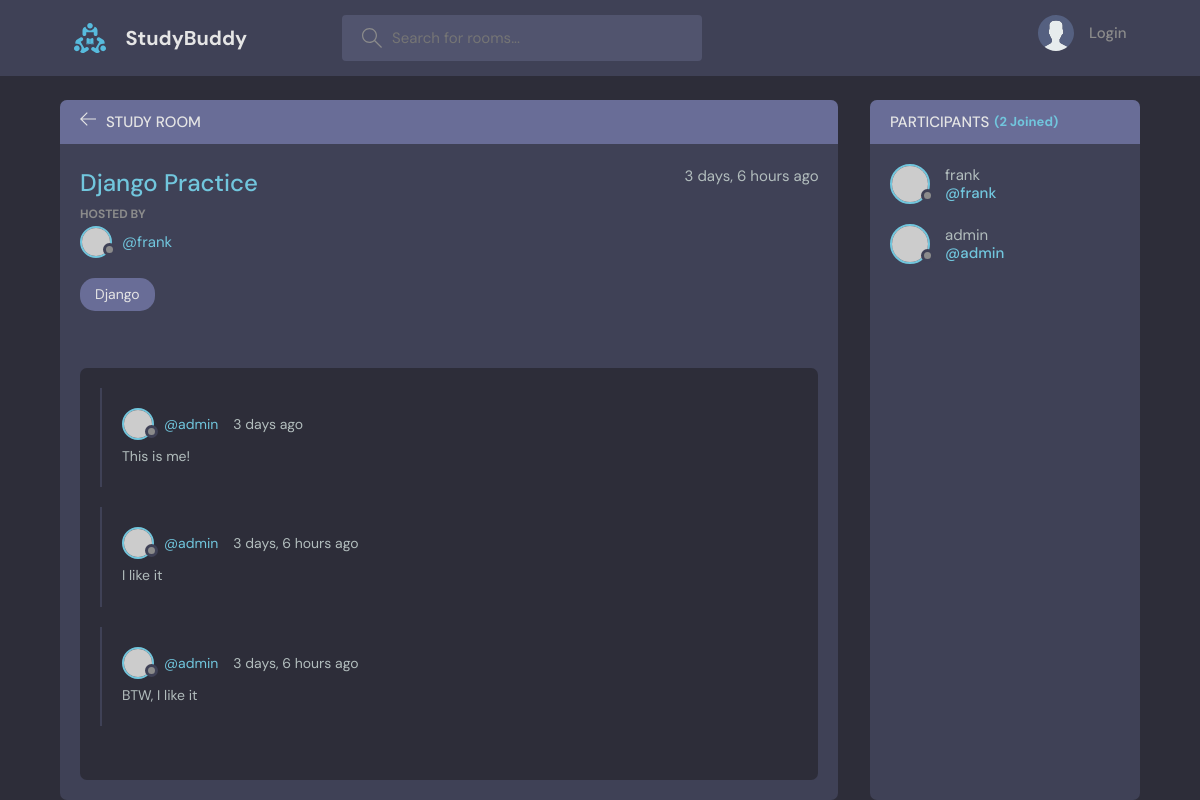
/room/5/, run on the app's committed database.
### base/models.py (models this page shows, shortened)
class Room(models.Model):
    host = models.ForeignKey(User, on_delete=models.SET_NULL, null=True)
    topic = models.ForeignKey(Topic, on_delete=models.SET_NULL, null=True)
    name = models.CharField(max_length=200)
    description = models.TextField(null=True, blank=True)
    participants = models.ManyToManyField(User, related_name='participants', blank=True)
    updated = models.DateField(auto_now=True)
    created = models.DateTimeField(auto_now_add=True)
    class Meta:
        ordering = ['-updated', '-created']

class Topic(models.Model):
    name = models.CharField(max_length=200)
    def __str__(self):
        return self.name

class Message(models.Model):
    user = models.ForeignKey(User, on_delete=models.CASCADE)
    room = models.ForeignKey(Room, on_delete=models.CASCADE)
    body = models.TextField()
    updated = models.DateTimeField(auto_now=True)
    created = models.DateTimeField(auto_now_add=True)
    class Meta:
        ordering = ['-updated', '-created']

### base/views.py (the view, shortened to what this page needs)
# urls.py: path('room/<str:pk>/', views.room, name="room"),
def room(request, pk):
    room = Room.objects.get(id=pk)
    room_messages = room.message_set.all() #.order_by('-created')
    participants = room.participants.all()
    context = {'room': room, 'room_messages': room_messages, 'participants': participants}
    return render(request, 'base/room.html', context)

### base/templates/base/room.html (shortened to what this page needs)
{% extends 'main.html' %} {% block content %}
<main class="profile-page layout layout--2">
  <div class="container">
    <div class="room">
      <div class="room__top">
        <div class="room__topLeft">
          <a href="{% url 'home' %}">
            <svg version="1.1" xmlns="http://www.w3.org/2000/svg" width="32" height="32" viewBox="0 0 32 32">
              <title>arrow-left</title>
              <path
                d="M13.723 2.286l-13.723 13.714 13.719 13.714 1.616-1.611-10.96-10.96h27.625v-2.286h-27.625l10.965-10.965-1.616-1.607z">
              </path>
            </svg>
          </a>
          <h3>Study Room</h3>
        </div>
      </div>
      <div class="room__box scroll">
        <div class="room__header scroll">
          <div class="room__info">
            <h3>{{ room.name }}</h3>
            <span>{{ room.created|timesince }} ago</span>
          </div>
          <div class="room__hosted">
            <p>Hosted By</p>
            <a href="{% url 'user-profile' room.host.id %}" class="room__author">
              <div class="avatar avatar--small">
                <img src="https://randomuser.me/api/portraits/men/37.jpg" />
              </div>
              <span>@{{ room.host.username}}</span>
            </a>
          </div>
          <span class="room__topics">{{ room.topic}}</span>
        </div>
        <div class="room__conversation">
          <div class="threads scroll">
            {% for message in room_messages %}
            <div class="thread">
              <div class="thread__top">
                <div class="thread__author">
                  <a href="{% url 'user-profile' message.user.id %}" class="thread__authorInfo">
                    <div class="avatar avatar--small">
                      <img src="https://randomuser.me/api/portraits/men/37.jpg" />
                    </div>
                    <span>@{{ message.user.username }}</span>
                  </a>
                  <span class="thread__date">{{ message.created|timesince }} ago</span>
                </div>
              </div>
              <div class="thread__details">{{ message.body}}</div>
            </div>
            {% endfor %}
          </div>
        </div>
      </div>
    </div>
    <div class="participants">
      <h3 class="participants__top">
        Participants <span><b>({{ participants.count }} Joined)</b></span>
      </h3>
      <div class="participants__list scroll">
        {% for user in participants %}
        <a href="{% url 'user-profile' user.id %}" class="participant">
          <div class="avatar avatar--medium">
            <img src="https://randomuser.me/api/portraits/men/37.jpg" />
          </div>
          <p>
            {{ user.username}}
            <span>@{{ user.username}}</span>
          </p>
        </a>
        {% endfor %}
      </div>
    </div>
  </div>
</main>
{% endblock %}

### data on the page
Room: name "Django Practice", created "3 days, 6 hours", host.username "frank", topic "Django"
Message: user.username "admin", created "3 days", body "This is me!"
Message: user.username "admin", created "3 days, 6 hours", body "I like it"
Message: user.username "admin", created "3 days, 6 hours", body "BTW, I like it"

### other printed values
{{ participants.count }} "2"
{{ user.username }} "frank"
{{ user.username }} "admin"
